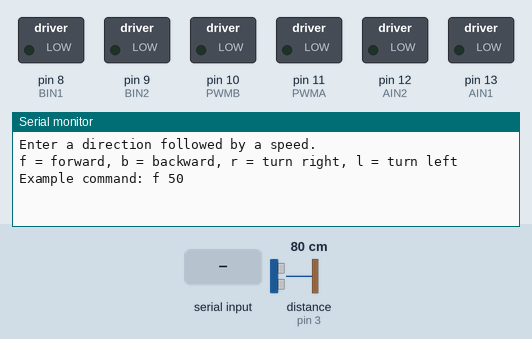
This sketch was run on a simulated Arduino Uno, built with avr-gcc and run on an emulated ATmega328P. Parts: switched loads named in the sketch (green lamp = pin HIGH), the last lines printed to the serial monitor. Wiring (inferred from the names in the program): ultrasonic range finder: trigger pin 2; echo pin 3. The inputs (shaded band) are chosen by the test bench; at power-on: distance to the obstacle (sensor on pin 3) 80 cm. The echo pulse lasts 58.3 µs per cm; pins used as bus, display or sensor lines are not drawn.

Above: at 1.2 s.
1.3 s: "f\n" received over Serial
At 4.9 s:
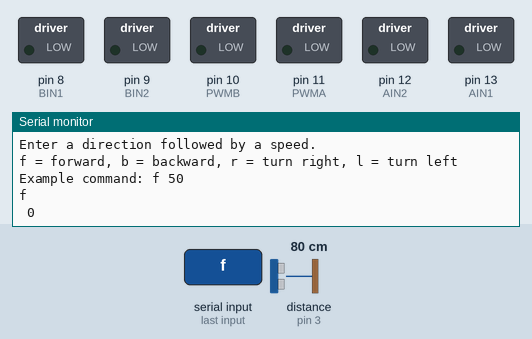
5.4 s: "b\n" received over Serial
At 9.2 s:
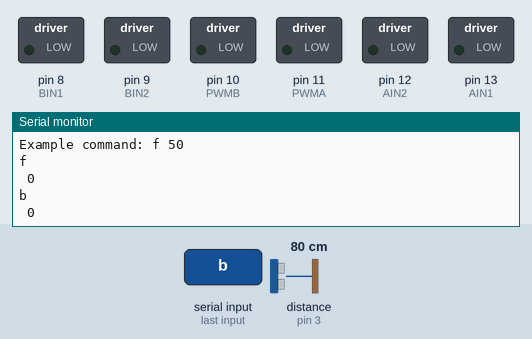
9.5 s: "r\n" received over Serial
At 13.0 s:
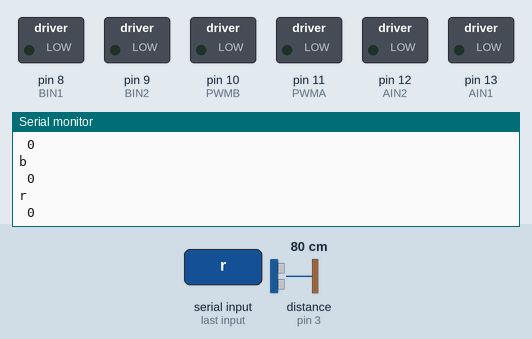

The sketch:

Lab6Part2.ino
```cpp
//the right motor will be controlled by the motor A pins on the motor driver
const int AIN1 = 13;           //control pin 1 on the motor driver for the right motor
const int AIN2 = 12;            //control pin 2 on the motor driver for the right motor
const int PWMA = 11;            //speed control pin on the motor driver for the right motor

//the left motor will be controlled by the motor B pins on the motor driver
const int PWMB = 10;           //speed control pin on the motor driver for the left motor
const int BIN2 = 9;           //control pin 2 on the motor driver for the left motor
const int BIN1 = 8;           //control pin 1 on the motor driver for the left motor

int switchPin = 7;             //switch to turn the robot on and off

const int driveTime = 20;      //this is the number of milliseconds that it takes the robot to drive 1 inch
                               //it is set so that if you tell the robot to drive forward 25 units, the robot drives about 25 inches

const int turnTime = 8;        //this is the number of milliseconds that it takes to turn the robot 1 degree
                               //it is set so that if you tell the robot to turn right 90 units, the robot turns about 90 degrees

                               //Note: these numbers will vary a little bit based on how you mount your motors, the friction of the
                               //surface that your driving on, and fluctuations in the power to the motors.
                               //You can change the driveTime and turnTime to make them more accurate

String botDirection;           //the direction that the robot will drive in (this change which direction the two motors spin in)
String speed;               //the speed to travel in each direction
int motorSpeed = 0;
int stop = 0;

const int trigPin = 2;
const int echoPin = 3;

float duration, distance;

/********************************************************************************/
void setup()
{
  pinMode(switchPin, INPUT_PULLUP);   //set this as a pullup to sense whether the switch is flipped

  //set the motor control pins as outputs
  pinMode(AIN1, OUTPUT);
  pinMode(AIN2, OUTPUT);
  pinMode(PWMA, OUTPUT);

  pinMode(BIN1, OUTPUT);
  pinMode(BIN2, OUTPUT);
  pinMode(PWMB, OUTPUT);

  pinMode(trigPin, OUTPUT);
	pinMode(echoPin, INPUT);


  Serial.begin(9600);           //begin serial communication with the computer

  //prompt the user to enter a command
  Serial.println("Enter a direction followed by a speed.");
  Serial.println("f = forward, b = backward, r = turn right, l = turn left");
  Serial.println("Example command: f 50");


}

/********************************************************************************/
void loop()
{

digitalWrite(trigPin, LOW);
	delayMicroseconds(2);
	digitalWrite(trigPin, HIGH);
	delayMicroseconds(10);
	digitalWrite(trigPin, LOW);

  duration = pulseIn(echoPin, HIGH);

  distance = (duration*.0343)/2;


  //Serial.print("Distance: ");
	//Serial.println(distance);
	delay(1000);


  if (distance >= 10)
  {                                                     //if the switch is in the ON position
    if (Serial.available() > 0)                         //if the user has sent a command to the RedBoard
    {
      botDirection = Serial.readStringUntil(' ');       //read the characters in the command until you reach the first space
      speed = Serial.readStringUntil(' ');           //read the characters in the command until you reach the second space
      motorSpeed = speed.toInt();

      //print the command that was just received in the serial monitor
      Serial.print(botDirection);
      Serial.print(" ");

      Serial.println(motorSpeed);


      if (botDirection == "f")                         //if the entered direction is forward
      {
        rightMotor(motorSpeed);                                //drive the right wheel forward
        leftMotor(motorSpeed);                                 //drive the left wheel forward
        //delay( 100000);            //drive the motors long enough travel the entered speed
        //rightMotor(0);                                  //turn the right motor off
        //leftMotor(0);                                   //turn the left motor off
      }
      else if (botDirection == "b")                    //if the entered direction is backward
      {
        rightMotor(-motorSpeed);                               //drive the right wheel forward
        leftMotor(-motorSpeed);                                //drive the left wheel forward
       // delay(driveTime * speed.toInt());            //drive the motors long enough travel the entered speed
        //rightMotor(0);                                  //turn the right motor off
        //leftMotor(0);                                   //turn the left motor off
      }
      else if (botDirection == "r")                     //if the entered direction is right
      {
        rightMotor(-motorSpeed);                               //drive the right wheel forward
        leftMotor(255);                                 //drive the left wheel forward
        //delay(turnTime * speed.toInt());             //drive the motors long enough turn the entered speed
       //rightMotor(0);                                  //turn the right motor off
       // leftMotor(0);                                   //turn the left motor off
      }
      else if (botDirection == "l")                   //if the entered direction is left
      {
        rightMotor(255);                                //drive the right wheel forward
        leftMotor(-motorSpeed);                                //drive the left wheel forward
        //delay(turnTime * speed.toInt());             //drive the motors long enough turn the entered speed
       // rightMotor(0);                                  //turn the right motor off
       // leftMotor(0);                                   //turn the left motor off
      }

      else if (botDirection == "s")                   //if the entered direction is left
      {
        rightMotor(0);                                //drive the right wheel forward
        leftMotor(0);                                //drive the left wheel forward
        //delay(turnTime * speed.toInt());             //drive the motors long enough turn the entered speed
       // rightMotor(0);                                  //turn the right motor off
       // leftMotor(0);                                   //turn the left motor off
      }
    }
  }
  else
  {
    rightMotor(0);                                  //turn the right motor off
    leftMotor(0);                                   //turn the left motor off
  }
}
/********************************************************************************/
void rightMotor(int motorSpeed)                       //function for driving the right motor
{
  if (motorSpeed > 0)                                 //if the motor should drive forward (positive speed)
  {
    digitalWrite(AIN1, HIGH);                         //set pin 1 to high
    digitalWrite(AIN2, LOW);                          //set pin 2 to low
  }
  else if (motorSpeed < 0)                            //if the motor should drive backward (negative speed)
  {
    digitalWrite(AIN1, LOW);                          //set pin 1 to low
    digitalWrite(AIN2, HIGH);                         //set pin 2 to high
  }
  else                                                //if the motor should stop
  {
    digitalWrite(AIN1, LOW);                          //set pin 1 to low
    digitalWrite(AIN2, LOW);                          //set pin 2 to low
  }
  analogWrite(PWMA, abs(motorSpeed));                 //now that the motor direction is set, drive it at the entered speed
}

/********************************************************************************/
void leftMotor(int motorSpeed)                        //function for driving the left motor
{
  if (motorSpeed > 0)                                 //if the motor should drive forward (positive speed)
  {
    digitalWrite(BIN1, HIGH);                         //set pin 1 to high
    digitalWrite(BIN2, LOW);                          //set pin 2 to low
  }
  else if (motorSpeed < 0)                            //if the motor should drive backward (negative speed)
  {
    digitalWrite(BIN1, LOW);                          //set pin 1 to low
    digitalWrite(BIN2, HIGH);                         //set pin 2 to high
  }
  else                                                //if the motor should stop
  {
    digitalWrite(BIN1, LOW);                          //set pin 1 to low
    digitalWrite(BIN2, LOW);                          //set pin 2 to low
  }
  analogWrite(PWMB, abs(motorSpeed));                 //now that the motor direction is set, drive it at the entered speed
}
```

Measured:
- after the input at 1.3 s, the serial monitor: prints a new line after 2.8 s (image 1)
- after the input at 5.4 s, the serial monitor: prints a new line after 2.7 s (image 2)
- after the input at 9.5 s, the serial monitor: prints a new line after 2.6 s (image 3)
